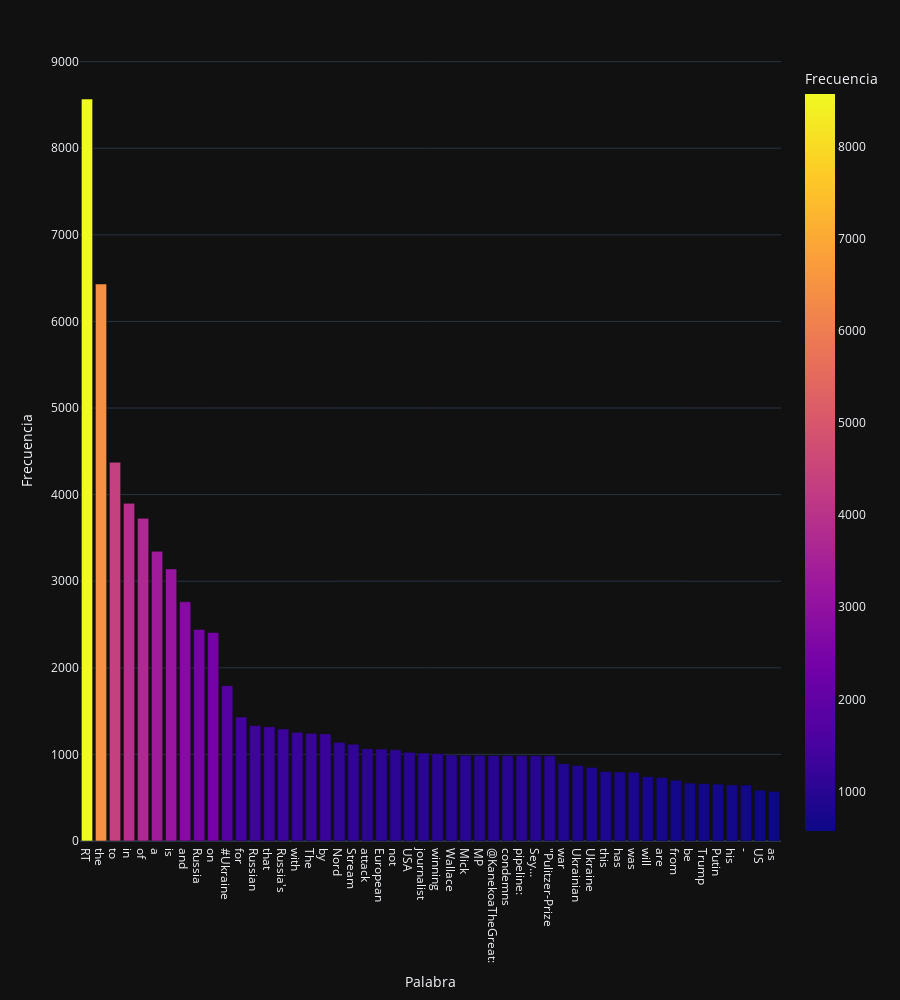

The notebook cell saved with this chart:
### Code cell
# Dibujar un bar chart en plotly la frecuencia de las palabras
fig = px.bar(df_ucraine_tweets_filtrado_conteo_palabras, x = 'Palabra', y = 'Frecuencia',color='Frecuencia',height=1000)
fig.show()

### Figure 1 — Plotly figure (JSON) as saved in the notebook; plotly's stock layout.template omitted (floating-point values rounded to 4 significant figures)
{"data": [{"alignmentgroup": "True", "hovertemplate": "Palabra=%{x}<br>Frecuencia=%{marker.color}<extra></extra>", "legendgroup": "", "marker": {"color": [8568, 6432, 4373, 3899, 3726, 3345, 3142, 2763, 2443, 2407, 1793, 1431, 1333, 1319, 1293, 1255, 1243, 1237, 1140, 1118, 1066, 1061, 1053, 1025, 1017, 1008, 994, 990, 989, 987, 986, 986, 985, 985, 892, 872, 850, 803, 797, 794, 742, 733, 702, 669, 662, 657, 648, 646, 586, 573], "coloraxis": "coloraxis", "pattern": {"shape": ""}}, "name": "", "offsetgroup": "", "orientation": "v", "showlegend": false, "textposition": "auto", "x": ["RT", "the", "to", "in", "of", "a", "is", "and", "Russia", "on", "#Ukraine", "for", "Russian", "that", "Russia's", "with", "The", "by", "Nord", "Stream", "attack", "European", "not", "USA", "journalist", "winning", "Wallace", "Mick", "MP", "@KanekoaTheGreat:", "condemns", "pipeline:", "Sey…", "\"Pulitzer-Prize", "war", "Ukrainian", "Ukraine", "this", "has", "was", "will", "are", "from", "be", "Trump", "Putin", "his", "-", "US", "as"], "xaxis": "x", "y": [8568, 6432, 4373, 3899, 3726, 3345, 3142, 2763, 2443, 2407, 1793, 1431, 1333, 1319, 1293, 1255, 1243, 1237, 1140, 1118, 1066, 1061, 1053, 1025, 1017, 1008, 994, 990, 989, 987, 986, 986, 985, 985, 892, 872, 850, 803, 797, 794, 742, 733, 702, 669, 662, 657, 648, 646, 586, 573], "yaxis": "y", "type": "bar"}], "layout": {"xaxis": {"anchor": "y", "domain": [0.0, 1.0], "title": {"text": "Palabra"}}, "yaxis": {"anchor": "x", "domain": [0.0, 1.0], "title": {"text": "Frecuencia"}}, "coloraxis": {"colorbar": {"title": {"text": "Frecuencia"}}, "colorscale": [[0.0, "#0d0887"], [0.1111, "#46039f"], [0.2222, "#7201a8"], [0.3333, "#9c179e"], [0.4444, "#bd3786"], [0.5556, "#d8576b"], [0.6667, "#ed7953"], [0.7778, "#fb9f3a"], [0.8889, "#fdca26"], [1.0, "#f0f921"]]}, "legend": {"tracegroupgap": 0}, "margin": {"t": 60}, "barmode": "relative", "height": 1000}}
